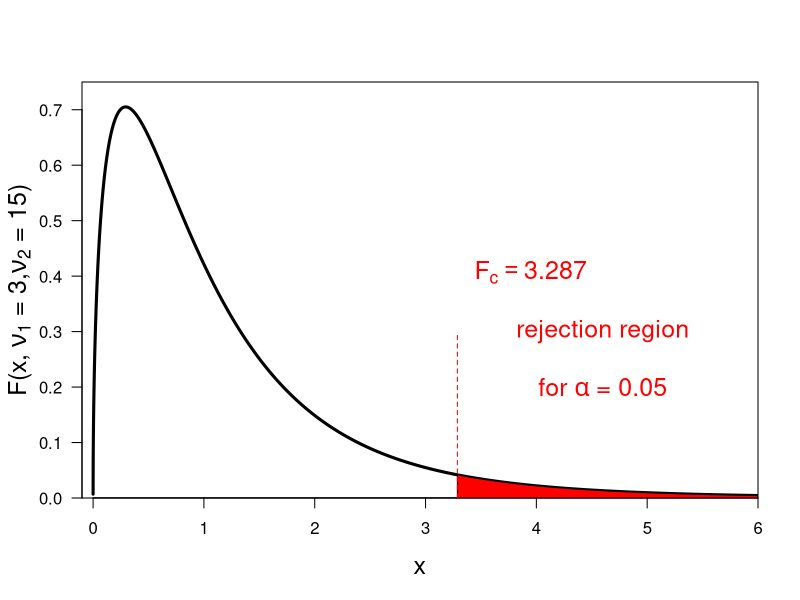

Here is the R script that generated this plot:
print('file: ANOVArejectionRegZarEx.R')
# plot rejection region for F distribution: red
nu1 = 3; nu2 = 15   # degrees of freedom (for 19 data points in 4 groups)
alpha = 0.05 
Fc = qf(p=1-alpha,df1=nu1,df2=nu2)    # critical F value
print(c('alpha = ',alpha))
print(c('nu1 = ',nu1))
print(c('nu2 = ',nu2))
print(c('Fc = ',round(Fc,3)))
# define polygon & plot
x1max = 6
x1 = seq(Fc,x1max,0.01)
F1 = df(x1,df1=nu1,df2=nu2)
xp = c(Fc,x1,x1max,0)
yp = c(0,F1,0,0)
x0 = seq(0.00001,x1max,0.001); F0 = df(x0,df1=nu1,df2=nu2)
xv = c(Fc,Fc); yv = c(0,0.3)  # vertical line
sflag = 1
if (sflag == 1) {
  # png('Frejectionregion160727red.png',width=16,height=12,units='cm',res=300)
  plot(x0,F0,type='l',lwd=3,col='black',xlab='x',ylab=NA, 
       las=1,xaxs='i',yaxs='i',ylim=c(0,0.75),xlim=c(-0.1,6),cex.lab=1.5)
  title(ylab=expression(paste('F(x, ',nu[1],' = 3',',',nu[2],' = 15)')),line=2.3,cex.lab=1.5)
  polygon(xp,yp,col='red')
  text(4.6,0.3,'rejection region',col='red',cex=1.5)
  text(4.6,0.2,expression(paste('for ',alpha,' = 0.05')),col='red',cex=1.5)
  Fc3 = round(Fc,3)
  text(Fc,0.4,col='red',bquote(~F[c] == .(Fc3)),pos=4,cex=1.5)
  lines(xv,yv,col='red',lty=2)
  #  dev.off()
}
# ----------------------------------------------------------------
# Results:
# "alpha = " "0.05"    
# "nu1 = " "3"     
# "nu2 = " "15"    
